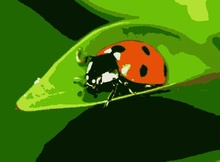
%> input picture reduced8colors.JPG, 220 x 162 px, shrunk from 485 x 358 before the run
$ octave MakeStrokeFinal3SameColorTogetherOwnColor.m   (GNU Octave 9; MATLAB toolbox functions it lacks are replaced by stand-ins)
%> lines starting %> are read from the running program, lines starting %| are printed output that depends on the picture

% parts code from Painterly Rendering with Curved Brush Strokes of Multiple Sizes
%https://github.com/fionazeng3/Painterly-Rendering-with-Curved-Brush-Strokes-of-Multiple-Sizes
%if you don't want draw step by step then comment line 345 drawnow; by
%adding a %

close all; clear all; clc;


sourceImage = imread(uigetfile);  % you choose All file type then choose 'reduced8colors.JPG' I uploaded
%> the answer given: reduced8colors.JPG
%> sourceImage is the input picture: size 162x220x3 uint8; mean R, G, B 56.6, 98.1, 9.2
%sourceImage=imread('reduced8colors.JPG');
R = [8,6,4, 2];

strokeNum=0;   %calculate how many strokes we have

%% parameters


ThresholdOfError=2;    %the larger the less exquisite

strokeNum=0;

maxStrokeLength = 1;   %the larger the less exquisite  was 1
minStrokeLength = 0.5;   %the larger the less exquisite  was 0.5

fc = 0.1;  %was 0.25 the larger the less exquisite


%% paint
%At the highest level of this painting algorithm, I first created an empty canvas. Using a for loop,
% I blurred the image with Gaussian low-pass filter and obtain the stroke layer of
% each brush size from the paintLayer function.
% In each iteration, I masked the stroke layer onto the canvas and cumulatively made a complete painting.

[row, column] = size(sourceImage(:,:,1));
%> row = 162; column = 220
canvas = zeros(row, column, 3);
%> canvas: size 162x220x3 double; every value is 0
canvas = double(canvas);

for k = 1:length(R)
    referenceImage = sourceImage;


%% paint layer

%search each grid point’s
%neighborhood to find the nearby point with the greatest error
%and paint at this location.


    layer = zeros(size(canvas));
    referenceImage = double(referenceImage);
    L = 0.3 * referenceImage(:,:,1) + 0.59 *referenceImage(:,:,2) + 0.11 * referenceImage(:,:,3);
    [gradientX, gradientY] = gradient(L);
    G = sqrt(gradientX .^2 + gradientY .^2);
    diff = referenceImage - canvas;
    D = sqrt(double(diff(:,:,1)).^2 + double(diff(:,:,2)).^2 + double(diff(:,:,3)).^2);
    grid = R(k);
    T = ThresholdOfError;  %was 50, can set manually
     ygrid = grid:grid:size(referenceImage,1)-grid;
     xgrid = grid:grid:size(referenceImage,2)-grid;
     yorder = ygrid(randperm(length(ygrid)));
     xorder = xgrid(randperm(length(xgrid)));


    for x0 = 1:length(xorder)
        j = xorder(x0)-(grid/2)+1:xorder(x0)+(grid/2);
        for y0 = 1:length(yorder)
             i = yorder(y0)-(grid/2)+1:yorder(y0)+(grid/2);
           % sum the error near (x,y)
            M = D(i,j);
            areaError = sum(sum(M))/(grid*grid);
            if(areaError > T)
                %find the largest error point
                [~, id] = max(M(:));
                [yi, xi] = ind2sub(size(M), id);
                 y1 = yorder(y0) + yi;
                 x1 = xorder(x0) + xi;

%% make stroke


    S = [x1 y1];
    x = x1;
    y = y1;
    lastDx = 0;
    lastDy = 0;
    strokeRGB = referenceImage(y1, x1, :);

    [row, column] = size(referenceImage(:,:,1));
    for i = 1: maxStrokeLength + 1
        %detect color difference
        isDiff = isColorDiff(referenceImage, canvas, x1, y1, x, y);
        if(i >  minStrokeLength && isDiff == 1)
            break;
        end
        %detect vanishing gradient
        Gx = gradientX(y,x);
        Gy = gradientY(y,x);
        if(G(y,x) == 0)
            break
        end
        %compute a normal direction
        dx = -Gy;
        dy = Gx;
        %if necessary, reverse direction
        if(lastDx * dx + lastDy*dy < 0)
            dx = -dx;
            dy = -dy;
        end
        %filter the stroke direction

        dx = fc .* dx + (1-fc) .* lastDx;
        dy = fc .* dy + (1-fc) .* lastDy;
        dx_norm = dx ./ sqrt(dx * dx + dy*dy);
        dy_norm = dy ./sqrt(dx * dx + dy*dy);
        x = x + R(k)*dx_norm;
        y = y + R(k)*dy_norm;
        x = floor(x + R(k)*dx);
        y = floor(y + R(k)*dy);
        xy = [x, y];
        isValid = isValidPoint(x, y, row, column);
        if(isValid == 0)
            break;
        end
        lastDx = dx_norm;
        lastDy = dy_norm;
        S = [S;xy];


    end


                strokeRGB = double(strokeRGB);


                if ~isempty(S)
                    tip = circle(R(k));
                    tipX = floor(size(tip,2)/2);
                    tipY = floor(size(tip,1)/2);
                    tipR = tip*strokeRGB(1,1,1);
                    tipG = tip*strokeRGB(1,1,2);
                    tipB = tip*strokeRGB(1,1,3);
                    brush = cat(3,tipR,tipG,tipB);
                    [py,px] = size(S);
                    for p = 1: py
                        point = S(p,:);
                        x = point(1,1);
                        y = point(1,2);
                        xMax = size(referenceImage,2) - tipX;
                        xMin = 1 + tipX;
                        yMax = size(referenceImage,1) - tipY;
                        yMin = 1 + tipY;
                        % paints stroke on layer
                        if x >= xMin && x <= xMax && y >= yMin && y <= yMax
                            area = layer(y-tipY:y+tipY,x-tipX:x+tipX,1:3);
                            painted = (brush.*area ~= 0);
                            clean = (painted == 0);
                            layer(y-tipY:y+tipY,x-tipX:x+tipX,1:3) = area + brush.*clean;

                            strokeNum=strokeNum+1;  %every time we loop it we need add one number, will print total strokes later

                            XYMatrixWithColor(strokeNum,1)=x-tipX;   %the first row of XYMatrixWithColor store x-tipX which is begin position's x
                            XYMatrixWithColor(strokeNum,2)=y-tipY;  %the second row of XYMatrixWithColor store y-tipY which is begin position's y
                            XYMatrixWithColor(strokeNum,3)=x+tipX;  %third row end position's x
                            XYMatrixWithColor(strokeNum,4)=y+tipY;  %fourth row end position's y

                            StringStrokeRGB=squeeze(sourceImage(y,x,:));  %we get the origional pixel's color and set it as stroke's color


                            XYMatrixWithColor(strokeNum,5)=StringStrokeRGB(1);
                            XYMatrixWithColor(strokeNum,6)=StringStrokeRGB(2);
                            XYMatrixWithColor(strokeNum,7)=StringStrokeRGB(3);

                             % above we put the color of the points with coordinates (RGB value on the 5th 6th 7th row) because easier to sort


                            %plot([x-tipX x+tipX], [y-tipY y+tipY],'color',StringStrokeRGB,'LineWidth',3 )  //display dynamic plotting
                            %drawnow;
                            %hold on;


                        end
                    end
                end
            end
        end
    end


   % layer = paintLayer(canvas,referenceImage, R(k));
    blank = (layer == 0);
    notLayer = canvas.*blank;

   %%%imshow(uint8(canvas));   %show gradual change process

    canvas = (canvas).*(canvas ~= 0).*(blank) +(canvas ~=0).*(layer ~= 0).*(layer) +(notLayer + layer).*(canvas == 0);

end
%> this loop made 4 passes
%> pass 1, `L = 0.3 * referenceImage(:,:,1) + 0.59 *referenceImage(:,:,2) + 0.11 *..`:
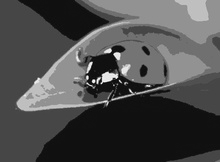
%> L: size 162x220 double; min 4.72, max 252.4, mean 75.9
%> pass 1, `[gradientX, gradientY] = gradient(L);`:
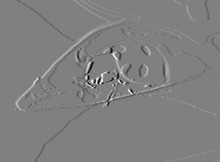
%> gradientX: size 162x220 double; min -122.6, max 121.2, mean 0.1; drawn with min black and max white
%> pass 1, `[gradientX, gradientY] = gradient(L);`:
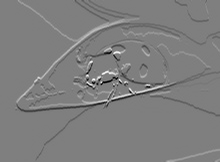
%> gradientY: size 162x220 double; min -120.8, max 121.4, mean -0.4; drawn with min black and max white
%> after the loop:
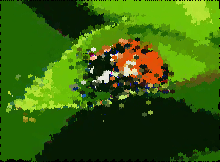
%> canvas: size 162x220x3 double; mean R, G, B 55.5, 96.6, 11.7
%> after the loop:
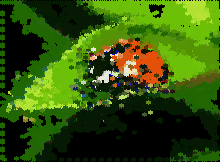
%> layer: size 162x220x3 double; mean R, G, B 51.5, 83.7, 11.2
%> after the loop, Gx = 2.9; Gy = -0.15; S = [13 108; 13 110]; StringStrokeRGB = [34; 102; 1]; dx = 0.015; dx_norm = 0.0517; dy = 0.29; dy_norm = 0.999; id = 2; isDiff = 1; isValid = 1; lastDx = 0.0517; lastDy = 0.999; point = [13 110]; px = 2; py = 2
canvas = uint8(canvas);
%> canvas: size 162x220x3 uint8

oilPaint = canvas;
%%%imshow(oilPaint);

DisplayStroke=['total number of stroke is: '];
disp(DisplayStroke);
disp(strokeNum);
%| 19701

%% Sort by color
%we want sort by color because if we actually draw, it will be more
%efficient to draw with one color then change to another color (no need to wash pen)
%you can also change the color of picture to below standard value using https://onlinepngtools.com/change-png-color
%you can also reduce the color of your image first

Black=  [0,0,0];
White=	[255,255,255];
Red=	[255,0,0];
Lime=	[0,255,0];
Blue=	[0,0,255];
Yellow=	[255,255,0];
Cyan=	[0,255,255];
Magenta=[255,0,255];
Silver=	[192,192,192];
Gray=	[128,128,128];
Maroon=	[128,0,0];
Olive=	[128,128,0];
Green=	[0,128,0];
Purple=	[128,0,128];
Teal=	[0,128,128];
Navy=	[0,0,128];

ColorToleranceR=50;   %if not get enough certain color then change this value
ColorToleranceG=80;
ColorToleranceB=60;

BlackStrokes=SortRGB(Black,XYMatrixWithColor,strokeNum,ColorToleranceR,ColorToleranceG,ColorToleranceB);
%> the loop in SortRGB, `for iii=1: strokeNumm` made 19701 passes
%> (RMatch, GMatch) on passes 1 to 12: (1, 1), (1, 1), (0, 0), (1, 0), (0, 0), (0, 0), (1, 0), (1, 1), (1, 0), (1, 0), (1, 0), (0, 0)
WhiteStrokes=SortRGB(White,XYMatrixWithColor,strokeNum,ColorToleranceR,ColorToleranceG,ColorToleranceB);
%> the loop in SortRGB (call 2), `for iii=1: strokeNumm` made 19701 passes
%> GMatch on passes 1 to 12: 0, 0, 0, 0, 1, 0, 0, 0, 0, 0, 0, 1
RedStrokes=SortRGB(Red,XYMatrixWithColor,strokeNum,ColorToleranceR,ColorToleranceG,ColorToleranceB);
LimeStrokes=SortRGB(Lime,XYMatrixWithColor,strokeNum,ColorToleranceR,ColorToleranceG,ColorToleranceB);
BlueStrokes=SortRGB(Blue,XYMatrixWithColor,strokeNum,ColorToleranceR,ColorToleranceG,ColorToleranceB);
YellowStrokes=SortRGB(Yellow,XYMatrixWithColor,strokeNum,ColorToleranceR,ColorToleranceG,ColorToleranceB);
CyanStrokes=SortRGB(Cyan,XYMatrixWithColor,strokeNum,ColorToleranceR,ColorToleranceG,ColorToleranceB);
MagentaStrokes=SortRGB(Magenta,XYMatrixWithColor,strokeNum,ColorToleranceR,ColorToleranceG,ColorToleranceB);
SilverStrokes=SortRGB(Silver,XYMatrixWithColor,strokeNum,ColorToleranceR,ColorToleranceG,ColorToleranceB);
GrayStrokes=SortRGB(Gray,XYMatrixWithColor,strokeNum,ColorToleranceR,ColorToleranceG,ColorToleranceB);
MaroonStrokes=SortRGB(Maroon,XYMatrixWithColor,strokeNum,ColorToleranceR,ColorToleranceG,ColorToleranceB);
OliveStrokes=SortRGB(Olive,XYMatrixWithColor,strokeNum,ColorToleranceR,ColorToleranceG,ColorToleranceB);
GreenStrokes=SortRGB(Green,XYMatrixWithColor,strokeNum,ColorToleranceR,ColorToleranceG,ColorToleranceB);
PurpleStrokes=SortRGB(Purple,XYMatrixWithColor,strokeNum,ColorToleranceR,ColorToleranceG,ColorToleranceB);
TealStrokes=SortRGB(Teal,XYMatrixWithColor,strokeNum,ColorToleranceR,ColorToleranceG,ColorToleranceB);
NavyStrokes=SortRGB(Navy,XYMatrixWithColor,strokeNum,ColorToleranceR,ColorToleranceG,ColorToleranceB);

%% Display number of strokes

Disp1=['total number of stroke for Black is: '];
disp(Disp1);
disp (size(BlackStrokes,1))  %we count rows to find how many strokes it is
%| 5144

Disp2=['total number of stroke for White is: '];
disp(Disp2);
disp (size(WhiteStrokes,1))  %we count rows to find how many strokes it is
%| 139

Disp3=['total number of stroke for Red is: '];
disp(Disp3);
disp (size(RedStrokes,1))  %we count rows to find how many strokes it is
%| 457

Disp4=['total number of stroke for Lime is: '];
disp(Disp4);
disp (size(LimeStrokes,1))  %we count rows to find how many strokes it is
%| 1

Disp5=['total number of stroke for Blue is: '];
disp(Disp5);
disp (size(BlueStrokes,1))  %we count rows to find how many strokes it is
%| 1

Disp6=['total number of stroke for Yellow is: '];
disp(Disp6);
disp (size(YellowStrokes,1))  %we count rows to find how many strokes it is
%| 1

Disp7=['total number of stroke for Cyan is: '];
disp(Disp7);
disp (size(CyanStrokes,1))  %we count rows to find how many strokes it is
%| 1

Disp8=['total number of stroke for Magenta is: '];
disp(Disp8);
disp (size(MagentaStrokes,1))  %we count rows to find how many strokes it is
%| 1

Disp9=['total number of stroke for Silver is: '];
disp(Disp9);
disp (size(SilverStrokes,1))  %we count rows to find how many strokes it is
%| 215

Disp10=['total number of stroke for Gray is: '];
disp(Disp10);
disp (size(GrayStrokes,1))  %we count rows to find how many strokes it is
%| 127

Disp11=['total number of stroke for Maroon is: '];
disp(Disp11);
disp (size(MaroonStrokes,1))  %we count rows to find how many strokes it is
%| 93

Disp12=['total number of stroke for Olive is: '];
disp(Disp12);
disp (size(OliveStrokes,1))  %we count rows to find how many strokes it is
%| 6855

Disp13=['total number of stroke for Green is: '];
disp(Disp13);
disp (size(GreenStrokes,1))  %we count rows to find how many strokes it is
%| 4530

Disp14=['total number of stroke for Purple is: '];
disp(Disp14);
disp (size(PurpleStrokes,1))  %we count rows to find how many strokes it is
%| 1

Disp15=['total number of stroke for Teal is: '];
disp(Disp15);
disp (size(TealStrokes,1))  %we count rows to find how many strokes it is
%| 1

Disp16=['total number of stroke for Navy is: '];
disp(Disp16);
disp (size(NavyStrokes,1))  %we count rows to find how many strokes it is
%| 1

%% Sum of all strokes then draw it

SumOfStrokeInColorOrder=[BlackStrokes;WhiteStrokes;RedStrokes;LimeStrokes;BlueStrokes;YellowStrokes;CyanStrokes;MagentaStrokes;SilverStrokes;GrayStrokes;MaroonStrokes;OliveStrokes;GreenStrokes;PurpleStrokes;TealStrokes;NavyStrokes];

%the order is BlackStrokes;WhiteStrokes;RedStrokes;LimeStrokes;BlueStrokes;YellowStrokes;CyanStrokes;MagentaStrokes;SilverStrokes;GrayStrokes;MaroonStrokes;OliveStrokes;GreenStrokes;PurpleStrokes;TealStrokes;NavyStrokes

writematrix(SumOfStrokeInColorOrder,'test.txt');
%we write SumOfStrokeInColorOrder in test.txt, order
% is [x-tipX, y-tipY, x+tipX, y+tipY, GotR, GotG, GotB, UseR, UseG, UseB]
%we have UseR UseG because we have limited paint in hand, don't have all
%color got on picture

%% Draw it

%> the run ends on the next line
for ooo=1:size(SumOfStrokeInColorOrder,1)
% [15 lines not run here, left out]
function vvv = SortRGB(RGB,XYMatrixWithColorr,strokeNumm,ColorToleranceRR,ColorToleranceGG,ColorToleranceBB)   %we need stroke numm here because it is within the function
PointsOfTheColor=[0 0 0 0 0 0 0 0 0 0];
 for iii=1: strokeNumm

     % see if R match first including tolerance, we use this because is easier to see
     if (RGB(1)-ColorToleranceRR)<XYMatrixWithColorr(iii,5) && XYMatrixWithColorr(iii,5) <(RGB(1)+ColorToleranceRR)
       RMatch=1;
     else
       RMatch=0;
     end

     if (RGB(2)-ColorToleranceGG)<XYMatrixWithColorr(iii,6) && XYMatrixWithColorr(iii,6) <(RGB(2)+ColorToleranceGG)
       GMatch=1;
     else
       GMatch=0;
     end

     if (RGB(3)-ColorToleranceBB)<XYMatrixWithColorr(iii,7) && XYMatrixWithColorr(iii,7) <(RGB(3)+ColorToleranceBB)
       BMatch=1;
     else
       BMatch=0;
     end


     if RMatch==1 && GMatch==1 && BMatch==1

       PointsOfTheColor=[PointsOfTheColor;XYMatrixWithColorr(iii,1) XYMatrixWithColorr(iii,2) XYMatrixWithColorr(iii,3) XYMatrixWithColorr(iii,4) XYMatrixWithColorr(iii,5) XYMatrixWithColorr(iii,6) XYMatrixWithColorr(iii,7) RGB(1) RGB(2) RGB(3)];

 %can use this line or not      %XYMatrixWithColorr(iii,:)=0;  %after we assign the color we replace that row with 0 means the stroke is taken and won't have multiple color

     %Append rows at the end of Matrix each time condition is met, then we
     %append the color we are going to use as well
     %so the total matrix is [x-tipX, y-tipY, x+tipX, y+tipY, GotR, GotG, GotB, UseR, UseG, UseB]
     %GotR is the R value we got by squeeze the origional image, useR is
     %the actual R we will use to paint

     end
 end
 vvv=PointsOfTheColor;
end


%% Scale RGB function
%we need it because when draw it accept value between 0 to 1, and what we
%got is 0 to255
function ScaledRGB = ScaleDown(RGBname)
RGBname(1)=RGBname(1)/255;
RGBname(2)=RGBname(2)/255;
RGBname(3)=RGBname(3)/255;
ScaledRGB=RGBname;
end
